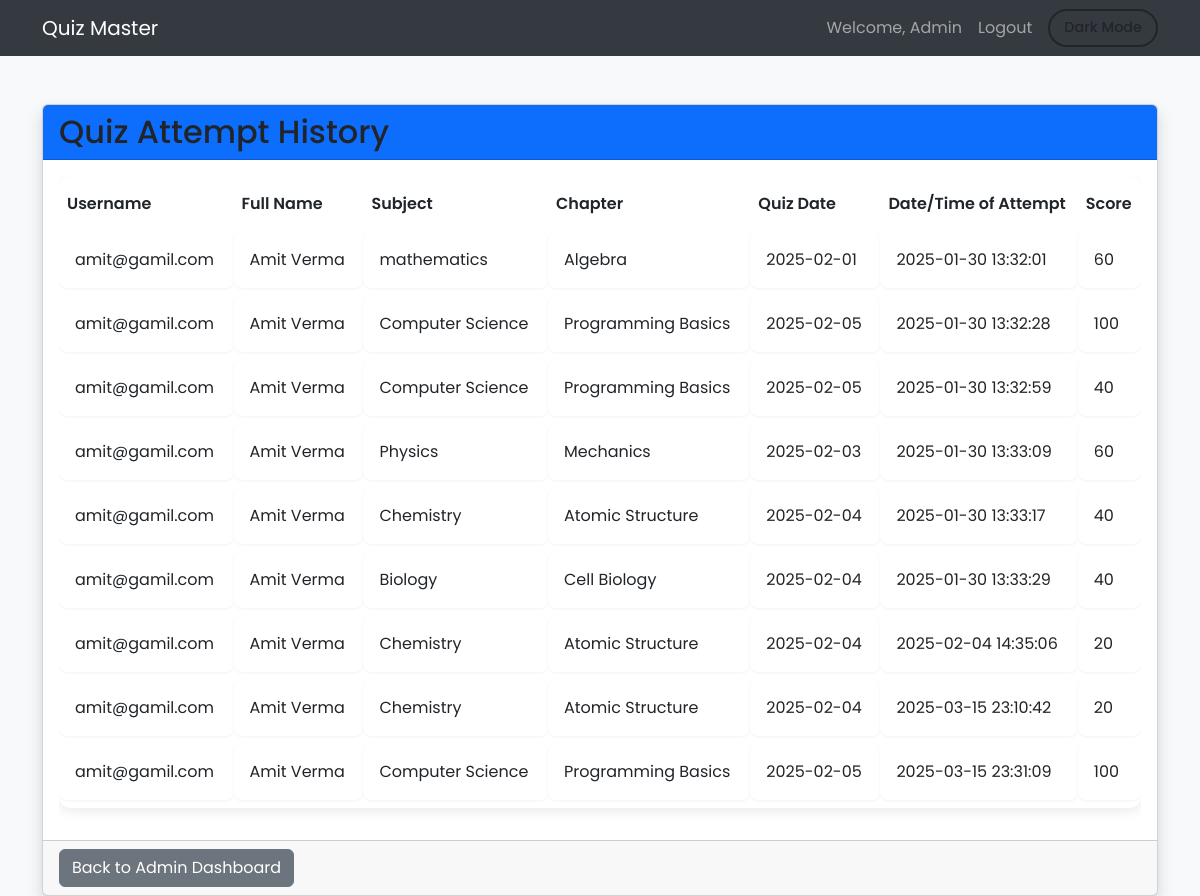
The page /quiz_history on the database its author committed.
### app.py (models this page shows)
class Score(db.Model):
    id = db.Column(db.Integer, primary_key=True)
    quiz_id = db.Column(db.Integer, db.ForeignKey('quiz.id'), nullable=False)
    user_id = db.Column(db.Integer, db.ForeignKey('user.id'), nullable=False)
    time_stamp_of_attempt = db.Column(db.DateTime, default=datetime.now())
    total_scored = db.Column(db.Integer, nullable=False)

class User(db.Model):
    id = db.Column(db.Integer, primary_key=True)
    username = db.Column(db.String(100), unique=True, nullable=False)
    password = db.Column(db.String(50), nullable=False)
    full_name = db.Column(db.String(100), nullable=False)
    qualification = db.Column(db.String(100), nullable=True)
    dob = db.Column(db.Date, nullable=True)

class Subject(db.Model):
    id = db.Column(db.Integer, primary_key=True)
    name = db.Column(db.String(100), nullable=False)
    description = db.Column(db.Text, nullable=True)

class Chapter(db.Model):
    id = db.Column(db.Integer, primary_key=True)
    subject_id = db.Column(db.Integer, db.ForeignKey('subject.id'), nullable=False)
    name = db.Column(db.String(100), nullable=False)
    description = db.Column(db.Text, nullable=True)

class Quiz(db.Model):
    id = db.Column(db.Integer, primary_key=True)
    chapter_id = db.Column(db.Integer, db.ForeignKey('chapter.id'), nullable=False)
    date_of_quiz = db.Column(db.Date, nullable=False)
    time_duration = db.Column(db.String(10), nullable=False)
    remarks = db.Column(db.Text, nullable=True)

### app.py (the view)
@app.route('/quiz_history')
def quiz_history():
    quiz_attempts = db.session.query(Score, User, Quiz, Chapter, Subject).join(User).join(Quiz).join(Chapter).join(Subject).all()
    history = []
    for score, user, quiz, chapter, subject in quiz_attempts:
        history.append({
            'username': user.username,
            'full_name': user.full_name,
            'quiz_date': quiz.date_of_quiz,
            'quiz_id': quiz.id,
            'time_of_attempt': score.time_stamp_of_attempt,
            'score': score.total_scored,
            'subject_name': subject.name,
            'chapter_name': chapter.name
        })
    return render_template('quiz_history.html', history=history)

### templates/quiz_history.html (shortened to what this page needs)
<!DOCTYPE html>
<html lang="en" class="light-theme">
<head>
  <link href="https://cdn.jsdelivr.net/npm/bootstrap@5.3.0/dist/css/bootstrap.min.css" rel="stylesheet" />
</head>
<body>
  <nav class="navbar navbar-expand-lg navbar-dark">
    <div class="container">
      <a class="navbar-brand" href="/">Quiz Master</a>
      <div class="collapse navbar-collapse">
        <ul class="navbar-nav ms-auto align-items-center">
          <li class="nav-item"><a class="nav-link">Welcome, Admin</a></li>
          <li class="nav-item"><a class="nav-link" href="/logout">Logout</a></li>
          <li class="nav-item ms-2">
            <button id="theme-toggle" class="btn btn-theme-toggle">Dark Mode</button>
          </li>
        </ul>
      </div>
    </div>
  </nav>
  <div class="container mt-5">
    <div class="card shadow">
      <div class="card-header bg-primary text-white">
        <h2 class="mb-0">Quiz Attempt History</h2>
      </div>
      <div class="card-body">
        {% if history %}
        <div class="table-responsive">
          <table class="table">
            <thead>
              <tr>
                <th>Username</th>
                <th>Full Name</th>
                <th>Subject</th>
                <th>Chapter</th>
                <th>Quiz Date</th>
                <th>Date/Time of Attempt</th>
                <th>Score</th>
              </tr>
            </thead>
            <tbody>
              {% for attempt in history %}
              <tr>
                <td>{{ attempt.username }}</td>
                <td>{{ attempt.full_name }}</td>
                <td>{{ attempt.subject_name }}</td>
                <td>{{ attempt.chapter_name }}</td>
                <td>{{ attempt.quiz_date }}</td>
                <td>{{ attempt.time_of_attempt }}</td>
                <td>{{ attempt.score }}</td>
              </tr>
              {% endfor %}
            </tbody>
          </table>
        </div>
        {% else %}
        <p>No quiz attempts found.</p>
        {% endif %}
      </div>
      <div class="card-footer">
        <a href="/admin_dashboard" class="btn btn-secondary">Back to Admin Dashboard</a>
      </div>
    </div>
  </div>
</body>
</html>

### templates/quiz_history.html (style rules this page uses)
:root { --bg-color: #f8f9fa; --text-color: #212529; --card-bg: #ffffff; --navbar-bg: #343a40; --input-bg: rgba(255, 255, 255, 0.6); --input-text: #262b30; --box-shadow: 0 4px 12px rgba(0, 0, 0, 0.08); }
body { background-color: var(--bg-color); color: var(--text-color); transition: background-color 0.4s ease, color 0.4s ease; font-family: 'Poppins', sans-serif; }
.navbar { background-color: var(--navbar-bg) !important; transition: background-color 0.3s ease; }
h2 { color: var(--text-color); }
.btn-theme-toggle { display: flex; align-items: center; gap: 0.4rem; border: 2px solid var(--text-color); color: var(--text-color); background-color: transparent; border-radius: 999px; padding: 6px 14px; font-size: 0.9rem; font-weight: 500; transition: background-color 0.3s ease, color 0.3s ease, border-color 0.3s ease; }
.card { background-color: var(--card-bg); color: var(--text-color); box-shadow: var(--box-shadow); transition: background-color 0.4s ease, color 0.4s ease; }
.table { background-color: var(--card-bg); color: var(--text-color); border-collapse: separate; border-spacing: 0 0.5rem; border-radius: 12px; overflow: hidden; box-shadow: var(--box-shadow); }
.table thead { background-color: transparent; border-bottom: 2px solid rgba(0, 0, 0, 0.1); }
.table th { border: none; font-weight: 600; color: var(--text-color); background: transparent; }
.table td { background-color: var(--card-bg); color: var(--text-color); border: none; box-shadow: 0 1px 3px rgba(0,0,0,0.05); padding: 1rem; border-radius: 8px; }
.table tr { border-radius: 8px; }

### rows shown on the page
Score: username "amit@gamil.com", full_name "Amit Verma", subject_name "mathematics", chapter_name "Algebra", quiz_date "2025-02-01", time_of_attempt "2025-01-30 13:32:01", score "60"
User: username "amit@gamil.com" "amit@gamil.com" "amit@gamil.com" "amit@gamil.com" "amit@gamil.com" "amit@gamil.com" "amit@gamil.com" "amit@gamil.com", full_name "Amit Verma" "Amit Verma" "Amit Verma" "Amit Verma" "Amit Verma" "Amit Verma" "Amit Verma" "Amit Verma"
Subject: subject_name "Computer Science" "Computer Science" "Computer Science"
Chapter: chapter_name "Programming Basics" "Programming Basics" "Programming Basics"
Quiz: quiz_date "2025-02-05" "2025-02-05" "2025-02-05"
Score: time_of_attempt "2025-01-30 13:32:28"
Score: time_of_attempt "2025-01-30 13:32:59"
Subject: subject_name "Physics"
Chapter: chapter_name "Mechanics"
Quiz: quiz_date "2025-02-03"
Score: time_of_attempt "2025-01-30 13:33:09"
Subject: subject_name "Chemistry" "Chemistry" "Chemistry"
Chapter: chapter_name "Atomic Structure" "Atomic Structure" "Atomic Structure"
Quiz: quiz_date "2025-02-04" "2025-02-04" "2025-02-04"
Score: time_of_attempt "2025-01-30 13:33:17"
Subject: subject_name "Biology"
Chapter: chapter_name "Cell Biology"
Quiz: quiz_date "2025-02-04"
Score: time_of_attempt "2025-01-30 13:33:29"
Score: time_of_attempt "2025-02-04 14:35:06"
Score: time_of_attempt "2025-03-15 23:10:42"
Score: time_of_attempt "2025-03-15 23:31:09"

### other values the page prints
{{ attempt.score }} "100" "40" "60" "40" "40" "20" "20" "100"
